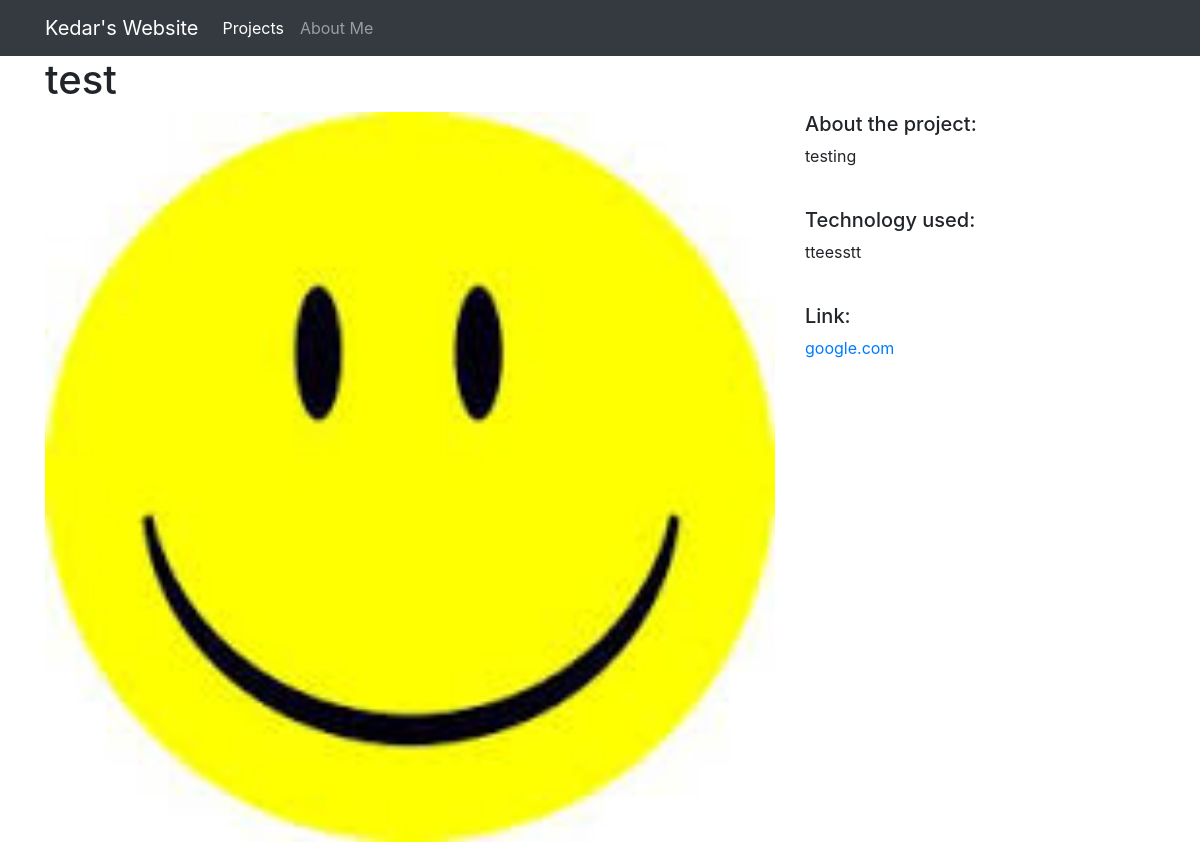
/1/, run on the app's committed database.
### projects/models.py (models this page shows)
class Project(models.Model):
    title = models.CharField(max_length=100)
    description = models.TextField()
    technology = models.CharField(max_length=20)
    image = models.FilePathField(path="/img")
    link = models.URLField(
        max_length = 200
    )

### projects/views.py (the view)
# urls.py: path("<int:pk>/", views.project_detail, name="project_detail"),
def project_detail(request, pk):
    project = Project.objects.get(pk=pk)
    context = {
        'project': project
    }
    return render(request, 'project_detail.html', context)

### projects/templates/project_detail.html
{% extends "base.html" %}
{% load static %}
{% block page_content %}
<h1>{{ project.title }}</h1>
<div class="row">
    <div class="col-md-8">
    <a href= {{ project.link }} target="_blank">
        <img src="{% static project.image %}" alt="" width="100%">
    </a>
    </div>
    <div class="col-md-4">
        <h5>About the project:</h5>
        <p>{{ project.description }}</p>
        <br>
        <h5>Technology used:</h5>
        <p>{{ project.technology }}</p>
        <br>
        <h5>Link:</h5>
        <a href= {{ project.link }} target="_blank">{{ project.link }} </a>
    </div>
</div>
{% endblock %}

### data on the page
Project: title "test", image (picture), description "testing", technology "tteesstt", link "google.com"
